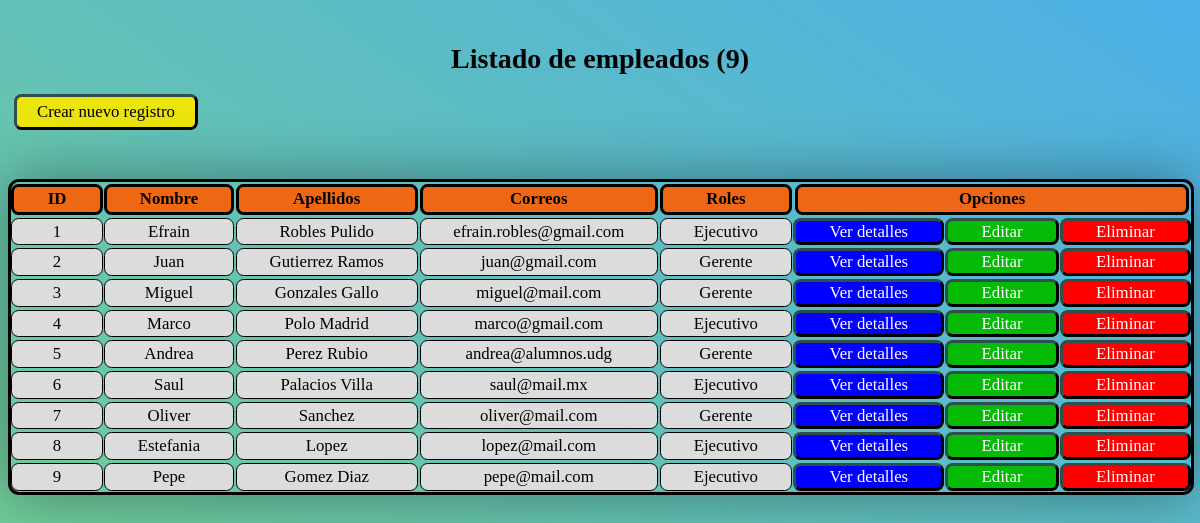
Page /B1/Administrador/empleados_lista.php on the earlier database version.
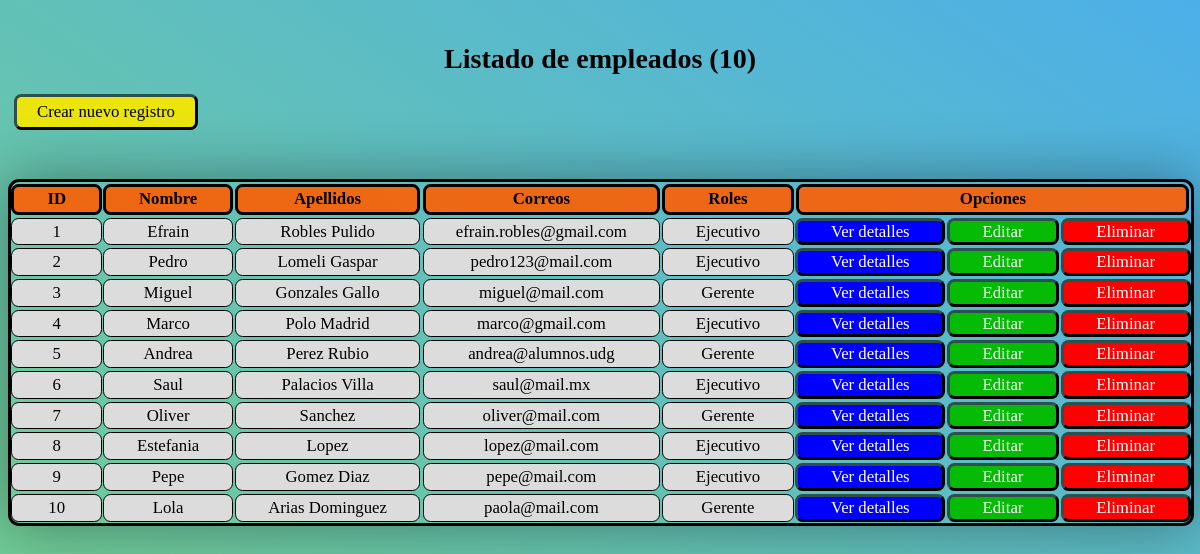
Same page on the later database version.
### tables this page shows
CREATE TABLE `empleados` (
  `id` int(11) NOT NULL,
  `nombre` varchar(128) NOT NULL,
  `apellidos` varchar(128) NOT NULL,
  `correo` varchar(128) NOT NULL,
  `pass` varchar(32) NOT NULL,
  `rol` int(1) NOT NULL,
  `archivo_n` varchar(255) NOT NULL,
  `archivo` varchar(128) NOT NULL,
  `status` int(1) NOT NULL DEFAULT 1,
  `eliminado` int(1) NOT NULL DEFAULT 0
);

### B1/Administrador/empleados_lista.php (the view, shortened to what this page needs)
<?php
    $con = conecta();
?>
<html>
    <head>
        <link href="./css/style.css?v=<?php echo time(); ?>" rel="stylesheet" type="text/css">
    </head>
    <body>
        <?php
            $sql = "SELECT * FROM empleados
                    WHERE status = 1 AND eliminado = 0";
            $res = $con->query($sql);
            $num = $res->num_rows;
            echo "<br><h1>Listado de empleados ($num)</h1>";
        ?>
        <a class='opciones' id="crearRegistro" href="./empleados_alta.php">Crear nuevo registro</a><br><br>
        <br>
        <div class="table">
            <div class='header' id="id"><b>ID</b></div>
            <div class='header' id="nombre"><b>Nombre</b></div>
            <div class='header' id="apellidos"><b>Apellidos</b></div>
            <div class='header' id="correo"><b>Correos</b></div>
            <div class='header' id="rol"><b>Roles</b></div>
            <div class="header" id="opciones"><b>Opciones</b></div>
            <?php
                while($row = $res->fetch_array()){
                    $id = $row["id"];
                    $nombre = $row["nombre"];
                    $apellidos = $row["apellidos"];
                    $correo = $row["correo"];
                    $rol = $row["rol"] == 1?"Ejecutivo":"Gerente";
                    echo "<div class='info' id='$id'>$id</div>
                        <div class='info' id='nombre'>$nombre</div>
                        <div class='info' id='apellidos'>$apellidos</div>
                        <div class='info' id='correro'>$correo</div>
                        <div class='info' id='rol'>$rol</div>
                        <a class='opciones' id='detalles' href='detalles.com'>Ver detalles</a>
                        <a class='opciones' id='editar' href='editar.com'>Editar</a>
                        <a class='opciones' id='eliminar' href='eliminar.com'>Eliminar</a>";
                }
            ?>
        </div>
    </body>

### B1/Administrador/css/style.css (style rules this page uses)
body { background: linear-gradient(-145deg,#35a5e6e2,#74d185f9); font-size: 14px; width: auto; }
.header, .info, a { padding: 0.65%; margin: 0.09em 0.5%; display: flex; justify-content: space-around; align-items: center; border: 1px solid #000000; border-radius: 0.45em; text-decoration: none; width: auto; font-size: 1.2em; }
.table { display: grid; border: 3px solid #000000; grid-template-columns: repeat(8, auto); box-shadow: 0 0 60px #00000061; border-radius: 0.8em; width: 99.7%; }
.header#opciones { grid-column: span 3; }
.header { background-color: #ff5e00e3; border: 3px solid #000000; }
.opciones, #crearRegistro { border: 3px outset darkslategray; }
h1 { text-align: center; }
.info { background-color: gainsboro; }
#crearRegistro { background-color: #f2e606f4; color:#000000; padding:5px; width: 10em; }
#detalles { background-color: #0000ff; color: white; padding: 0%; font-stretch: normal; }
#editar { background-color: #05bb05; color: white; }
#eliminar { background-color: #ff0000; color: white; }

Differences in the rows shown:
changed empleados id 2: nombre "Juan" → "Pedro"; apellidos "Gutierrez Ramos" → "Lomeli Gaspar"; correo "juan@gmail.com" → "pedro123@mail.com"; rol "Gerente" → "Ejecutivo"
added empleados: id "10", nombre "Lola", apellidos "Arias Dominguez", correo "paola@mail.com", rol "Gerente"
Other differences:
$num: "9" → "10"
